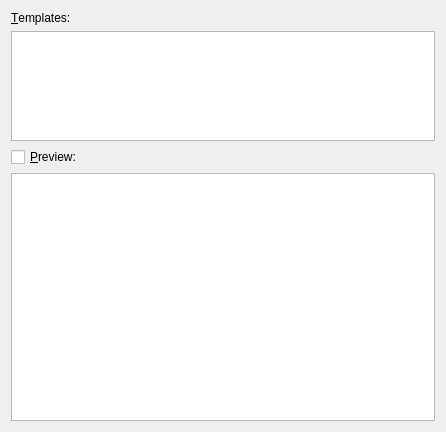
<ui version="4.0" >
 <class>TemplatePage</class>
 <widget class="QWidget" name="TemplatePage" >
  <property name="geometry" >
   <rect>
    <x>0</x>
    <y>0</y>
    <width>446</width>
    <height>432</height>
   </rect>
  </property>
  <property name="minimumSize" >
   <size>
    <width>0</width>
    <height>76</height>
   </size>
  </property>
  <property name="windowTitle" >
   <string>Templates</string>
  </property>
  <layout class="QVBoxLayout" >
   <property name="margin" >
    <number>11</number>
   </property>
   <property name="spacing" >
    <number>6</number>
   </property>
   <item>
    <widget class="QLabel" name="templatesLabel" >
     <property name="text" >
      <string>&amp;Templates:</string>
     </property>
     <property name="wordWrap" >
      <bool>false</bool>
     </property>
     <property name="buddy" >
      <cstring>templates</cstring>
     </property>
    </widget>
   </item>
   <item>
    <widget class="QListView" name="templates" >
     <property name="sizePolicy" >
      <sizepolicy>
       <hsizetype>5</hsizetype>
       <vsizetype>0</vsizetype>
       <horstretch>0</horstretch>
       <verstretch>0</verstretch>
      </sizepolicy>
     </property>
     <property name="minimumSize" >
      <size>
       <width>0</width>
       <height>110</height>
      </size>
     </property>
     <property name="maximumSize" >
      <size>
       <width>32767</width>
       <height>110</height>
      </size>
     </property>
     <property name="focusPolicy" >
      <enum>Qt::StrongFocus</enum>
     </property>
     <property name="contextMenuPolicy" >
      <enum>Qt::CustomContextMenu</enum>
     </property>
     <property name="flow" >
      <enum>QListView::LeftToRight</enum>
     </property>
     <property name="viewMode" >
      <enum>QListView::IconMode</enum>
     </property>
    </widget>
   </item>
   <item>
    <widget class="QCheckBox" name="previewCheckBox" >
     <property name="text" >
      <string>&amp;Preview:</string>
     </property>
     <property name="shortcut" >
      <string>Alt+P</string>
     </property>
    </widget>
   </item>
   <item>
    <widget class="KMFImageView" name="templatePreview" >
     <property name="sizePolicy" >
      <sizepolicy>
       <hsizetype>7</hsizetype>
       <vsizetype>7</vsizetype>
       <horstretch>0</horstretch>
       <verstretch>0</verstretch>
      </sizepolicy>
     </property>
    </widget>
   </item>
  </layout>
 </widget>
 <layoutdefault spacing="6" margin="11" />
 <layoutfunction spacing="KDialog::spacingHint" margin="KDialog::marginHint" />
 <customwidgets>
  <customwidget>
   <class>KMFImageView</class>
   <extends>QGraphicsView</extends>
   <header>kmfimageview.h</header>
  </customwidget>
 </customwidgets>
 <tabstops>
  <tabstop>templates</tabstop>
  <tabstop>previewCheckBox</tabstop>
 </tabstops>
 <resources/>
 <connections>
  <connection>
   <sender>previewCheckBox</sender>
   <signal>clicked()</signal>
   <receiver>TemplatePage</receiver>
   <slot>previewClicked()</slot>
   <hints>
    <hint type="sourcelabel" >
     <x>20</x>
     <y>20</y>
    </hint>
    <hint type="destinationlabel" >
     <x>20</x>
     <y>20</y>
    </hint>
   </hints>
  </connection>
 </connections>
</ui>
